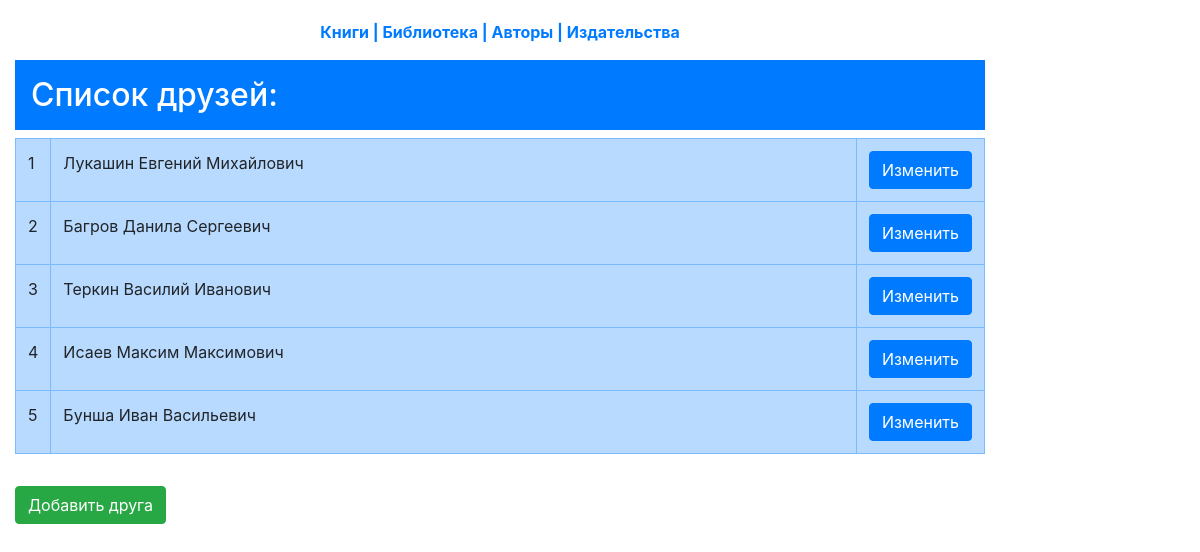
Page /friends/ on the committed database.
### p_library/models.py (models this page shows, shortened)
class Friend(models.Model):
    full_name = models.TextField()

### p_library/views.py (the view)
# urls.py: path('friends/', views.FriendList.as_view(), name='friend_list'),
class FriendList(ListView):
    model = Friend
    template_name = 'friend_list.html'

### templates/friend_list.html (shortened to what this page needs)
{% extends 'base.html' %}
{% block link %}
    <div class="text-primary text-center font-weight-bold my-3">
        <a class="text-black-80 text-decoration-underline" href="{%url 'p_library:book_list'%}">Книги</a> |
        <a class="text-black-80 text-decoration-underline" href="{%url 'p_library:library'%}">Библиотека</a> |
        <a class="text-black-80 text-decoration-underline" href="{%url 'p_library:author_list'%}">Авторы</a> |
        <a class="text-black-80 text-decoration-underline" href="{%url 'p_library:publisher_list'%}">Издательства</a>
    </div>
{% endblock %}
{% block title_h2 %}Список друзей:{% endblock %}
{% block content %}
    <table class="table table-primary table-stripped table-hover">
        {% for friend in object_list %}
        <tr class="table-bordered">
            <td style="width:20px;">{{ forloop.counter }}</td>
            <td>{{ friend.full_name }}</td>
            <td style="width:20px;text-align:right;"><a class="btn btn-primary" href="{%url 'p_library:friend_update' friend.id %}">Изменить</a></td>
        </tr>
        {% endfor %}
    </table>
    <a class="btn btn-success my-3" href="{%url 'p_library:friend_create'%}">Добавить друга</a>
{% endblock %}

### rows in the picture
Friend: full_name "Лукашин Евгений Михайлович"
Friend: full_name "Багров Данила Сергеевич"
Friend: full_name "Теркин Василий Иванович"
Friend: full_name "Исаев Максим Максимович"
Friend: full_name "Бунша Иван Васильевич"
